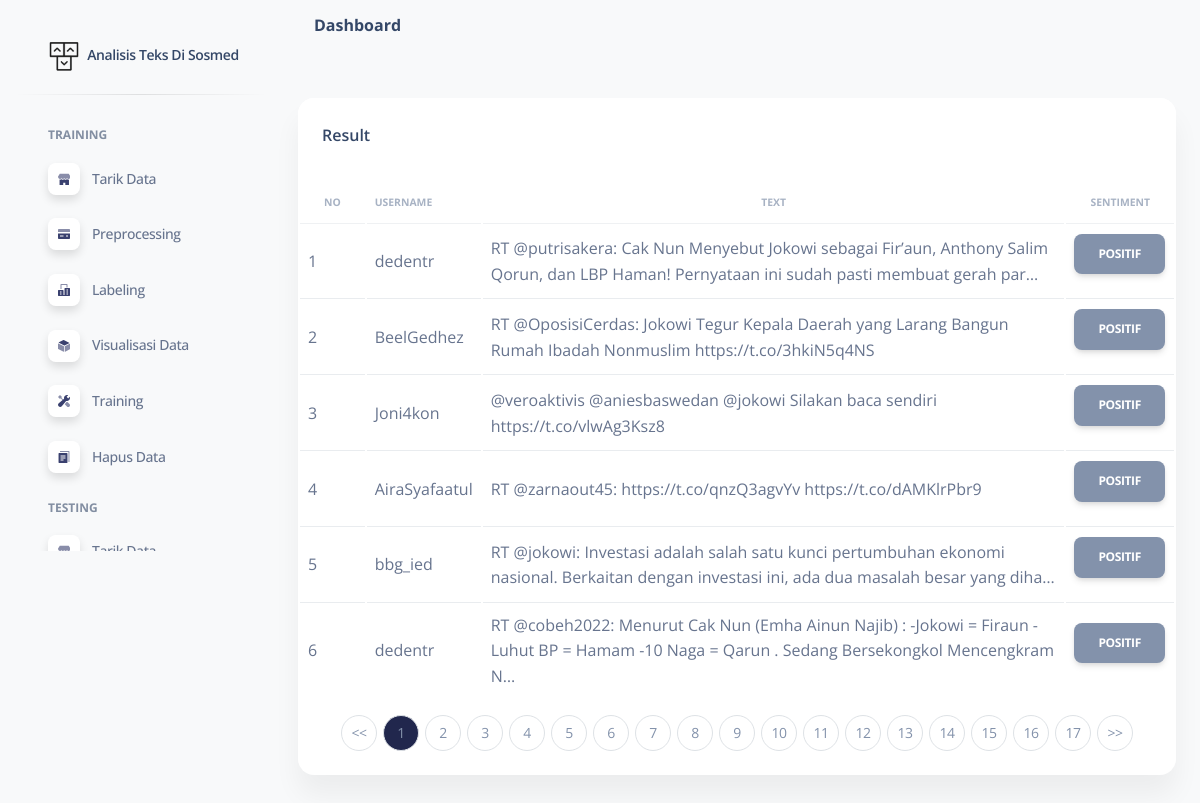
Page /labeling_testing.php on the committed database.
### tables this page shows
CREATE TABLE `ttweet` (
  `id` int(11) NOT NULL,
  `username` varchar(30) NOT NULL,
  `text_raw` varchar(1000) NOT NULL,
  `text_process` varchar(1000) NOT NULL,
  `sentiment` varchar(1) NOT NULL
);

### labeling_testing.php (the view, shortened to what this page needs)
<!DOCTYPE html>
<html lang="en">
<head>
  <?php
    include "koneksi.php";
  ?>
  <link href="assets/css/nucleo-icons.css" rel="stylesheet" />
  <link href="assets/css/nucleo-svg.css" rel="stylesheet" />
  <link href="assets/css/nucleo-svg.css" rel="stylesheet" />
  <link id="pagestyle" href="assets/css/soft-ui-dashboard.css?v=1.0.6" rel="stylesheet" />
</head>
<body class="g-sidenav-show  bg-gray-100">
  <aside class="sidenav navbar navbar-vertical navbar-expand-xs border-0 border-radius-xl my-3 fixed-start ms-3 " id="sidenav-main">
    <div class="sidenav-header">
      <a class="navbar-brand m-0" href="Index.php" target="_blank">
        <img src="assets/img/logo-ct-dark.png" class="navbar-brand-img h-100" alt="main_logo">
        <span class="ms-1 font-weight-bold">Analisis Teks Di Sosmed</span>
      </a>
    </div>
    <hr class="horizontal dark mt-0">
    <div class="collapse navbar-collapse  w-auto " id="sidenav-collapse-main">
      <ul class="navbar-nav">
      <li class="nav-item mt-3">
          <h6 class="ps-4 ms-2 text-uppercase text-xs font-weight-bolder opacity-6">Training</h6>
        </li>
        <li class="nav-item">
          <a class="nav-link  " href="Index.php">
            <div class="icon icon-shape icon-sm shadow border-radius-md bg-white text-center me-2 d-flex align-items-center justify-content-center">
            </div>
            <span class="nav-link-text ms-1">Tarik Data</span>
          </a>
        </li>
        <li class="nav-item">
          <a class="nav-link  " href="preprocessing.php">
            <div class="icon icon-shape icon-sm shadow border-radius-md bg-white text-center me-2 d-flex align-items-center justify-content-center">
            </div>
            <span class="nav-link-text ms-1">Preprocessing</span>
          </a>
        </li>
        <li class="nav-item">
          <a class="nav-link  " href="labeling.php">
            <div class="icon icon-shape icon-sm shadow border-radius-md bg-white text-center me-2 d-flex align-items-center justify-content-center">
            </div>
            <span class="nav-link-text ms-1">Labeling</span>
          </a>
        </li>
        <li class="nav-item">
          <a class="nav-link  " href="visdat.php">
            <div class="icon icon-shape icon-sm shadow border-radius-md bg-white text-center me-2 d-flex align-items-center justify-content-center">
            </div>
            <span class="nav-link-text ms-1">Visualisasi Data</span>
          </a>
        </li>
        <li class="nav-item">
          <a class="nav-link  " href="training.php">
            <div class="icon icon-shape icon-sm shadow border-radius-md bg-white text-center me-2 d-flex align-items-center justify-content-center">
            </div>
            <span class="nav-link-text ms-1">Training</span>
          </a>
        </li>
        <li class="nav-item">
          <a class="nav-link " href="hapusdata.php">
            <div class="icon icon-shape icon-sm shadow border-radius-md bg-white text-center me-2 d-flex align-items-center justify-content-center">
            </div>
            <span class="nav-link-text ms-1">Hapus Data</span>
          </a>
        </li>
        <li class="nav-item mt-3">
          <h6 class="ps-4 ms-2 text-uppercase text-xs font-weight-bolder opacity-6">Testing</h6>
        </li>
        <li class="nav-item">
          <a class="nav-link  " href="tariktesting.php">
            <div class="icon icon-shape icon-sm shadow border-radius-md bg-white text-center me-2 d-flex align-items-center justify-content-center">
            </div>
            <span class="nav-link-text ms-1">Tarik Data</span>
          </a>
        </li>
      </ul>
    </div>
  </aside>
  <main class="main-content position-absolute max-height-vh-100 h-100 border-radius-lg ">
    <nav class="navbar navbar-main navbar-expand-lg px-0 mx-4 shadow-none border-radius-xl" id="navbarBlur" navbar-scroll="true">
      <div class="container-fluid py-1 px-3">
        <nav aria-label="breadcrumb">
          <h6 class="font-weight-bolder mb-0">Dashboard</h6>
        </nav>
      </div>
    </nav>
    <div class="container-fluid py-4">
      <div class="row my-4">
        <div class="col-lg-8 col-md-6 mb-md-0 mb-4 w-100">
          <div class="card" style="width: ;">
            <div class="card-header pb-0">
              <div class="row">
                <div class="col-lg-6 col-7">
                  <h6>Result</h6>
                </div>
              </div>
            </div>
            <div class="card-body px-0 pb-2">
              <div class="table">
                <table class="table align-items-center mb-0">
                  <thead>
                    <tr>
                      <th class="text-uppercase text-secondary text-xxs font-weight-bolder opacity-7">No</th>
                      <th class="text-uppercase text-secondary text-xxs font-weight-bolder opacity-7 ps-2">Username</th>
                      <th class="text-center text-uppercase text-secondary text-xxs font-weight-bolder opacity-7">Text</th>
                      <th class="text-center text-uppercase text-secondary text-xxs font-weight-bolder opacity-7">Sentiment</th>
                    </tr>
                  </thead>
                  <tbody>
                    <tbody>
                      <?php
                          $batas = 6;
                          $halaman = isset($_GET['halaman'])?(int)$_GET['halaman'] : 1;
                          $halaman_awal = ($halaman>1) ? ($halaman * $batas) - $batas : 0;
                          $previous = $halaman - 1;
                          $next = $halaman + 1;
                          $data = mysqli_query($conn,"select * from ttweet");
                          $jumlah_data = mysqli_num_rows($data);
                          $total_halaman = ceil($jumlah_data / $batas);
                          $data = mysqli_query($conn,"select * from ttweet limit $halaman_awal, $batas");
                          $nomor = $halaman_awal+1;
                          while($d = mysqli_fetch_array($data)){
                              ?>
                              <form name="update_sentimen" method="post" >
                              <tr>
                                  <td><?php echo $nomor++; ?></td>
                                  <td><?php echo $d['username'] ?></td>
                                  <td class="text-wrap"><?php echo $d['text_raw'] ?></td>
                                  <td>
                                  <div class="dropdown">
                                    <a class="btn btn-secondary" href="#" role="button" id="dropdownMenuLink" data-bs-toggle="dropdown" aria-expanded="false">
                                      <?php
                                            $hasil = $d['sentiment'];
                                            if($hasil == 0){
                                                $hasil = "Netral";
                                            }elseif ($hasil == 1) {
                                              $hasil = "Positif";
                                            }else{
                                              $hasil = "Negatif";
                                            }
                                            echo $hasil;
                                      ?>
                                    </a>
                                  </div>
                                  </td>
                              </tr>
                              </form>
                              <?php
                                }
                              ?>
                  </tbody>
                </table>
              </div>
              <nav>
                  <ul class="pagination justify-content-center">
                      <li class="page-item">
                          <a class="page-link" style="background-color: ;" <?php if($halaman > 1){ echo "href='?halaman=$previous'"; } ?>><<</a>
                      </li>
                      <?php
                      for($x=1;$x<=$total_halaman;$x++){
                          ?>
                          <li class="page-item"><a class="page-link" <?php if($x == $halaman){ echo 'style="background-color:#21274D"';}?>  href="?halaman=<?php echo $x ?>"><?php echo $x; ?></a></li>
                          <?php
                      }
                      ?>
                      <li class="page-item">
                          <a  class="page-link" <?php if($halaman < $total_halaman) { echo "href='?halaman=$next'"; } ?>>>></a>
                      </li>
                  </ul>
              </nav>
            </div>
          </div>
        </div>
    </div>
  </main>
</body>
</html>

### assets/css/nucleo-svg.css (style rules this page uses)
.icon { display: inline-block; color: #111111; height: 1em; width: 1em; }
.icon-sm { height: 0.8em; width: 0.8em; }
.icon { fill: currentColor; stroke: none; }

### rows in the picture
ttweet: username "dedentr", text_raw "RT @putrisakera: Cak Nun Menyebut Jokowi sebagai Fir’aun, Anthony Salim Qorun, dan LBP Haman! Pernyataan ini sudah pasti membuat gerah par…", sentiment "POSITIF"
ttweet: username "BeelGedhez", text_raw "RT @OposisiCerdas: Jokowi Tegur Kepala Daerah yang Larang Bangun Rumah Ibadah Nonmuslim https://t.co/3hkiN5q4NS", sentiment "POSITIF"
ttweet: username "Joni4kon", text_raw "@veroaktivis @aniesbaswedan @jokowi Silakan baca sendiri https://t.co/vlwAg3Ksz8", sentiment "POSITIF"
ttweet: username "AiraSyafaatul", text_raw "RT @zarnaout45: https://t.co/qnzQ3agvYv https://t.co/dAMKlrPbr9", sentiment "POSITIF"
ttweet: username "bbg_ied", text_raw "RT @jokowi: Investasi adalah salah satu kunci pertumbuhan ekonomi nasional. Berkaitan dengan investasi ini, ada dua masalah besar yang diha…", sentiment "POSITIF"
ttweet: username "dedentr", text_raw "RT @cobeh2022: Menurut Cak Nun (Emha Ainun Najib) : -Jokowi = Firaun -Luhut BP = Hamam -10 Naga = Qarun . Sedang Bersekongkol Mencengkram N…", sentiment "POSITIF"
